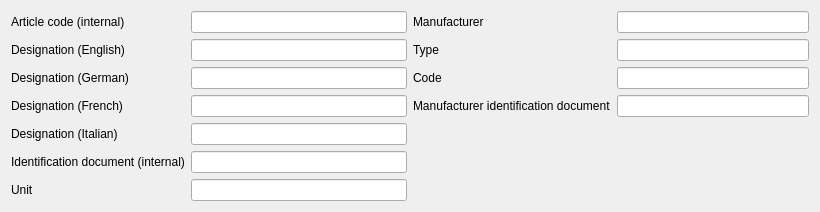
<?xml version="1.0" encoding="UTF-8"?>
<ui version="4.0">
 <class>mdtClArticleEditor</class>
 <widget class="QWidget" name="mdtClArticleEditor">
  <property name="geometry">
   <rect>
    <x>0</x>
    <y>0</y>
    <width>820</width>
    <height>195</height>
   </rect>
  </property>
  <property name="windowTitle">
   <string>Form</string>
  </property>
  <layout class="QHBoxLayout" name="horizontalLayout">
   <item>
    <layout class="QFormLayout" name="formLayout">
     <item row="0" column="0">
      <widget class="QLabel" name="lb_ArticleCode">
       <property name="text">
        <string>Article code (internal)</string>
       </property>
      </widget>
     </item>
     <item row="0" column="1">
      <widget class="QLineEdit" name="fld_ArticleCode">
       <property name="maximumSize">
        <size>
         <width>250</width>
         <height>16777215</height>
        </size>
       </property>
      </widget>
     </item>
     <item row="1" column="0">
      <widget class="QLabel" name="lb_Designation_EN">
       <property name="text">
        <string>Designation (English)</string>
       </property>
      </widget>
     </item>
     <item row="1" column="1">
      <widget class="QLineEdit" name="fld_DesignationEN">
       <property name="minimumSize">
        <size>
         <width>200</width>
         <height>0</height>
        </size>
       </property>
       <property name="maximumSize">
        <size>
         <width>400</width>
         <height>16777215</height>
        </size>
       </property>
      </widget>
     </item>
     <item row="2" column="0">
      <widget class="QLabel" name="lb_Designation_DE">
       <property name="text">
        <string>Designation (German)</string>
       </property>
      </widget>
     </item>
     <item row="2" column="1">
      <widget class="QLineEdit" name="fld_DesignationDE">
       <property name="maximumSize">
        <size>
         <width>400</width>
         <height>16777215</height>
        </size>
       </property>
      </widget>
     </item>
     <item row="3" column="0">
      <widget class="QLabel" name="lb_Designation_FR">
       <property name="text">
        <string>Designation (French)</string>
       </property>
      </widget>
     </item>
     <item row="3" column="1">
      <widget class="QLineEdit" name="fld_DesignationFR">
       <property name="maximumSize">
        <size>
         <width>400</width>
         <height>16777215</height>
        </size>
       </property>
      </widget>
     </item>
     <item row="4" column="0">
      <widget class="QLabel" name="lb_Designation_IT">
       <property name="text">
        <string>Designation (Italian)</string>
       </property>
      </widget>
     </item>
     <item row="4" column="1">
      <widget class="QLineEdit" name="fld_DesignationIT">
       <property name="maximumSize">
        <size>
         <width>400</width>
         <height>16777215</height>
        </size>
       </property>
      </widget>
     </item>
     <item row="5" column="0">
      <widget class="QLabel" name="lb_IdentificationDocument">
       <property name="text">
        <string>Identification document (internal)</string>
       </property>
      </widget>
     </item>
     <item row="5" column="1">
      <widget class="QLineEdit" name="fld_IdentificationDocument">
       <property name="maximumSize">
        <size>
         <width>400</width>
         <height>16777215</height>
        </size>
       </property>
      </widget>
     </item>
     <item row="6" column="0">
      <widget class="QLabel" name="lb_Unit">
       <property name="text">
        <string>Unit</string>
       </property>
      </widget>
     </item>
     <item row="6" column="1">
      <widget class="QLineEdit" name="fld_Unit">
       <property name="maximumSize">
        <size>
         <width>400</width>
         <height>16777215</height>
        </size>
       </property>
      </widget>
     </item>
    </layout>
   </item>
   <item>
    <layout class="QFormLayout" name="formLayout_2">
     <item row="0" column="0">
      <widget class="QLabel" name="lb_Manufacturer">
       <property name="text">
        <string>Manufacturer</string>
       </property>
      </widget>
     </item>
     <item row="0" column="1">
      <widget class="QLineEdit" name="fld_Manufacturer">
       <property name="minimumSize">
        <size>
         <width>150</width>
         <height>0</height>
        </size>
       </property>
       <property name="maximumSize">
        <size>
         <width>230</width>
         <height>16777215</height>
        </size>
       </property>
      </widget>
     </item>
     <item row="1" column="0">
      <widget class="QLabel" name="lb_ManufacturerType">
       <property name="text">
        <string>Type</string>
       </property>
      </widget>
     </item>
     <item row="1" column="1">
      <widget class="QLineEdit" name="fld_ManufacturerType">
       <property name="maximumSize">
        <size>
         <width>250</width>
         <height>16777215</height>
        </size>
       </property>
      </widget>
     </item>
     <item row="2" column="0">
      <widget class="QLabel" name="lb_ManufacturerCode">
       <property name="text">
        <string>Code</string>
       </property>
      </widget>
     </item>
     <item row="2" column="1">
      <widget class="QLineEdit" name="fld_ManufacturerCode"/>
     </item>
     <item row="3" column="0">
      <widget class="QLabel" name="lb_ManufacturerIdentificationDocument">
       <property name="text">
        <string>Manufacturer identification document</string>
       </property>
      </widget>
     </item>
     <item row="3" column="1">
      <widget class="QLineEdit" name="fld_ManufacturerIdentificationDocument">
       <property name="maximumSize">
        <size>
         <width>400</width>
         <height>16777215</height>
        </size>
       </property>
      </widget>
     </item>
    </layout>
   </item>
  </layout>
 </widget>
 <resources/>
 <connections/>
</ui>
